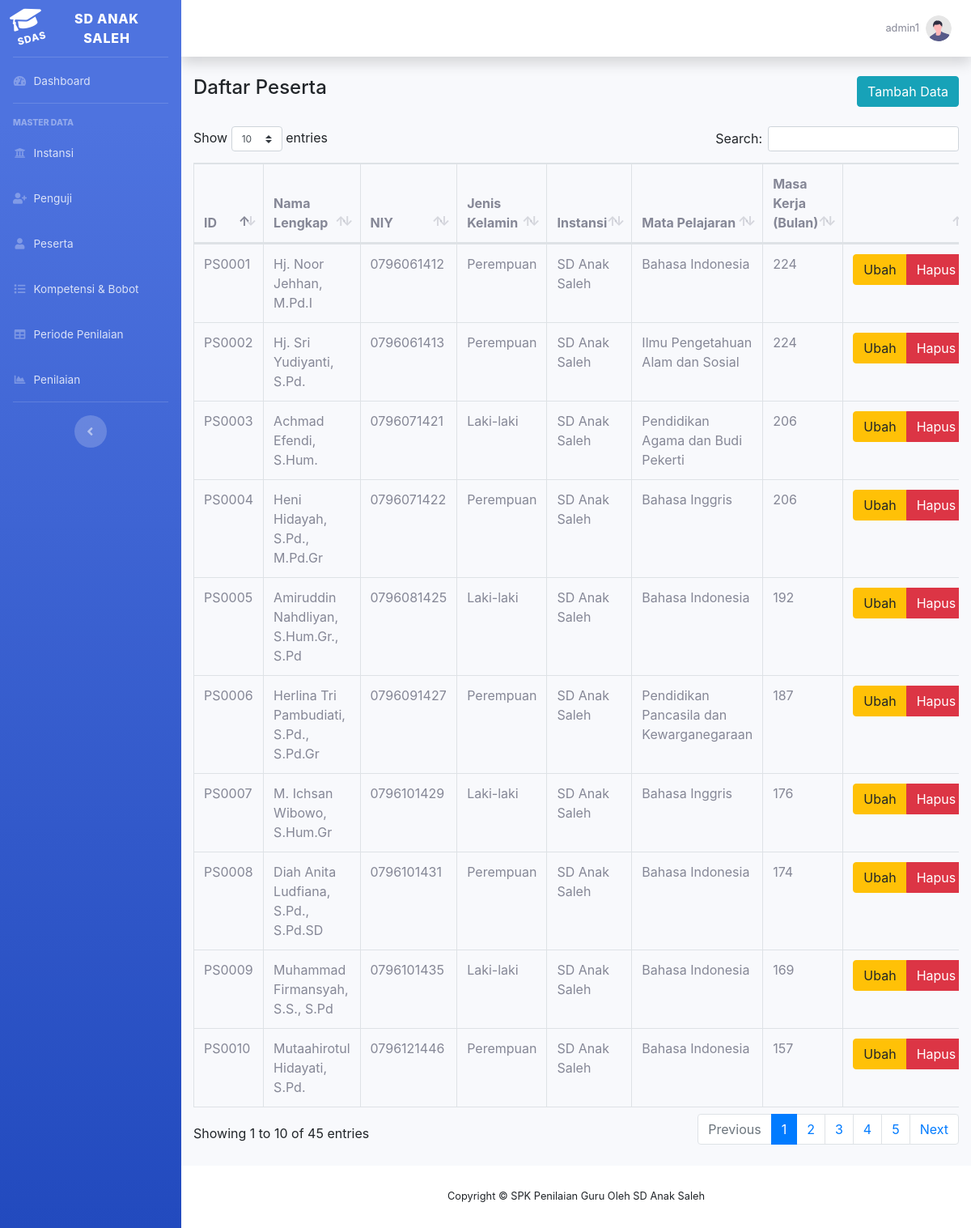
Page /peserta_view.php (signed in) on the committed database.
### tables this page shows
CREATE TABLE `peserta` (
  `peserta_id` varchar(10) NOT NULL,
  `peserta_nama` varchar(100) NOT NULL,
  `peserta_nuptk` varchar(100) DEFAULT NULL,
  `peserta_jk` varchar(100) DEFAULT NULL,
  `peserta_instansi` varchar(10) DEFAULT NULL,
  `peserta_matpel` varchar(100) DEFAULT NULL,
  `peserta_masa_kerja` varchar(100) DEFAULT NULL
);

CREATE TABLE `instansi` (
  `instansi_id` varchar(10) NOT NULL,
  `instansi_nama` varchar(100) NOT NULL,
  `instansi_alamat` varchar(100) DEFAULT NULL,
  `instansi_notelp` varchar(15) DEFAULT NULL,
  `instansi_pimpinan` varchar(100) NOT NULL,
  `instansi_pimpinannuptk` varchar(100) DEFAULT NULL
);

### config.php (called while the page is built, shortened)
<?php
	$database = 'mcdm_pkg';
?>

### crud.php (called while the page is built, shortened)
<?php
    function viewpeserta() {
        include('config.php');
        $query = "SELECT a.peserta_id, a.peserta_nama, a.peserta_nuptk, a.peserta_jk, b.instansi_nama, a.peserta_matpel, a.peserta_masa_kerja FROM peserta a Left JOIN instansi b ON a.peserta_instansi=b.instansi_id ORDER BY peserta_id";
        $result = mysqli_query($db,$query);
        return $result;
    }

### peserta_view.php (the view, shortened to what this page needs)
<?php
include ("header.php");
require 'crud.php';
$stmt = viewpeserta();
?>
<div class="row">
    <div class="col-auto mr-auto"><h4>Daftar Peserta</h4></div>
    <div class="col-auto"><a  href="peserta_add.php" class="btn btn-info">Tambah Data</i></a></div>
</div>
<br/>
<div class="table-responsive">
    <table class="table table-bordered" id="dataTable" width="100%" cellspacing="0">
        <thead>
            <tr>
                <th>ID</th>
                <th>Nama Lengkap</th>
                <th>NIY</th>
                <th>Jenis Kelamin</th>
                <th>Instansi</th>
                <th>Mata Pelajaran</th>
                <th>Masa Kerja (Bulan)</th>
                <th width="80px"></th>
            </tr>
        </thead>
        <tbody>
            <?php
            while ($data = mysqli_fetch_assoc($stmt)) {
                ?>
                <tr>
                    <td><?php echo $data['peserta_id'] ?></td>
                    <td><?php echo $data['peserta_nama'] ?></td>
                    <td><?php echo $data['peserta_nuptk'] ?></td>
                    <td>
                        <?php if($data['peserta_jk'] == '1'){ echo 'Laki-laki'; } else { echo 'Perempuan'; } ?>
                    </td>
                    <td><?php echo $data['instansi_nama'] ?></td>
                    <td><?php echo $data['peserta_matpel'] ?></td>
                    <td><?php echo $data['peserta_masa_kerja'] ?></td>
                    <td align='center'>
                        <div class="btn-group" role="group" aria-label="Basic mixed styles example">
                            <a  href="peserta_edit.php?kode=<?php echo $data['peserta_id'] ?>" title="Edit" class="btn btn-warning">Ubah</a>
                            <a  href="peserta_view.php?delete=<?php echo $data['peserta_id'] ?>" title="Hapus" onclick="return confirm('Anda yakin akan menghapus ?');" class="btn btn-danger">Hapus</a>
                        </div>
                    </td>
                </tr>
                <?php
            };
            ?>
        </tbody>
    </table>
</div>
<br/>
<?php
include ("footer.php");
?>

### rows in the picture
peserta: peserta_id "PS0001", peserta_nama "Hj. Noor Jehhan, M.Pd.I", peserta_nuptk "0796061412", peserta_jk "Perempuan", peserta_instansi.instansi_nama "SD Anak Saleh", peserta_matpel "Bahasa Indonesia", peserta_masa_kerja "224"
peserta: peserta_id "PS0002", peserta_nama "Hj. Sri Yudiyanti, S.Pd.", peserta_nuptk "0796061413", peserta_jk "Perempuan", peserta_instansi.instansi_nama "SD Anak Saleh", peserta_matpel "Ilmu Pengetahuan Alam dan Sosial", peserta_masa_kerja "224"
peserta: peserta_id "PS0003", peserta_nama "Achmad Efendi, S.Hum.", peserta_nuptk "0796071421", peserta_jk "Laki-laki", peserta_instansi.instansi_nama "SD Anak Saleh", peserta_matpel "Pendidikan Agama dan Budi Pekerti", peserta_masa_kerja "206"
peserta: peserta_id "PS0004", peserta_nama "Heni Hidayah, S.Pd., M.Pd.Gr", peserta_nuptk "0796071422", peserta_jk "Perempuan", peserta_instansi.instansi_nama "SD Anak Saleh", peserta_matpel "Bahasa Inggris", peserta_masa_kerja "206"
peserta: peserta_id "PS0005", peserta_nama "Amiruddin Nahdliyan, S.Hum.Gr., S.Pd", peserta_nuptk "0796081425", peserta_jk "Laki-laki", peserta_instansi.instansi_nama "SD Anak Saleh", peserta_matpel "Bahasa Indonesia", peserta_masa_kerja "192"
peserta: peserta_id "PS0006", peserta_nama "Herlina Tri Pambudiati, S.Pd., S.Pd.Gr", peserta_nuptk "0796091427", peserta_jk "Perempuan", peserta_instansi.instansi_nama "SD Anak Saleh", peserta_matpel "Pendidikan Pancasila dan Kewarganegaraan", peserta_masa_kerja "187"
peserta: peserta_id "PS0007", peserta_nama "M. Ichsan Wibowo, S.Hum.Gr", peserta_nuptk "0796101429", peserta_jk "Laki-laki", peserta_instansi.instansi_nama "SD Anak Saleh", peserta_matpel "Bahasa Inggris", peserta_masa_kerja "176"
peserta: peserta_id "PS0008", peserta_nama "Diah Anita Ludfiana, S.Pd., S.Pd.SD", peserta_nuptk "0796101431", peserta_jk "Perempuan", peserta_instansi.instansi_nama "SD Anak Saleh", peserta_matpel "Bahasa Indonesia", peserta_masa_kerja "174"
peserta: peserta_id "PS0009", peserta_nama "Muhammad Firmansyah, S.S., S.Pd", peserta_nuptk "0796101435", peserta_jk "Laki-laki", peserta_instansi.instansi_nama "SD Anak Saleh", peserta_matpel "Bahasa Indonesia", peserta_masa_kerja "169"
peserta: peserta_id "PS0010", peserta_nama "Mutaahirotul Hidayati, S.Pd.", peserta_nuptk "0796121446", peserta_jk "Perempuan", peserta_instansi.instansi_nama "SD Anak Saleh", peserta_matpel "Bahasa Indonesia", peserta_masa_kerja "157"

### other values in the picture
$_SESSION['username'] "admin1"
